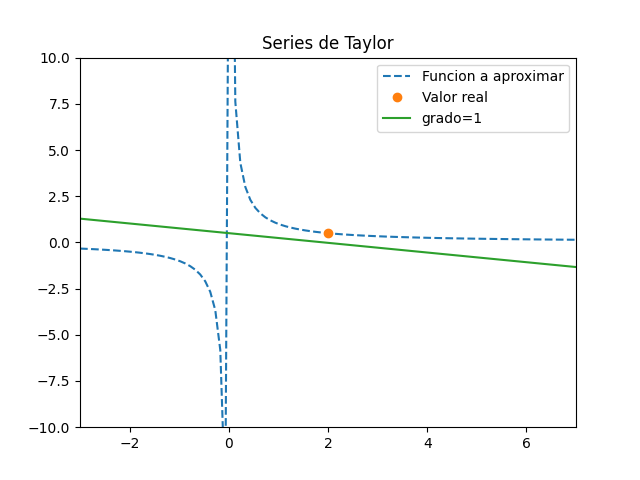

The Python source for this figure:
import matplotlib.pyplot as plt
import numpy as np
import sympy as sym
from scipy.interpolate import approximate_taylor_polynomial

# g = funcion a aproximar
# approxValue = valor a aproximar
# gradoTaylor = grado del polinomio de Taylor

def taylor(g, approxValue, gradoTaylor):
    # value of x to approximate the function at
    max = approxValue+5
    min = approxValue-5

    # Creando un vector de 100 puntos espaciados uniformemente entre -10 y 10.
    x = sym.Symbol('x')
    xValues = np.linspace(min, max, num=100)

    # Valores de x para aproximación
    gx = sym.lambdify(x, g)
    evaluatedValues = gx(xValues)  # Array of values
    valorReal = gx(approxValue)

    # Dibujar funcion de aproximacion
    plt.figure(num='Taylor')
    plt.plot(xValues, evaluatedValues, "--", label="Funcion a aproximar")
    plt.plot(approxValue, gx(approxValue), 'o', label="Valor real")

    minDegree = 1
    maxDegree = gradoTaylor
    stepDegree = 1

    if (gradoTaylor > 6):
        stepDegree = 2

    if (gradoTaylor > 30):
        stepDegree = 3

    if (gradoTaylor > 50):
        stepDegree = 4

    if (gradoTaylor > 60):
        maxDegree = 60

    print("")
    print('--------------------------------------')
    print('-------------- TAYLOR ----------------')
    print('--------------------------------------')
    print("")

    print("")
    print("----------------------------------")

    for degree in np.arange(minDegree, maxDegree, step=stepDegree):
        # function, point, degree, scale (width of interval), order (order of the polynomial)
        func_taylor = approximate_taylor_polynomial(gx, approxValue, degree, 1,
                                                    order=degree + 2)

        print("GRADO: ", degree)
        print("")
        print("f(x)=")
        print(func_taylor)
        print("")
        print(f'Valor x: {approxValue}')
        if (isinstance(valorReal, float)):
            print(f'Valor f(x) real: {valorReal:.5}')
            print(f'Valor f(x) aprox: {func_taylor(approxValue):.5}')
        else:
            print(f'Valor f(x) real: {valorReal:}')
            print(f'Valor f(x) aprox: {func_taylor(approxValue):}')
        print("")
        print(f'Error: {(abs(valorReal - func_taylor(approxValue))*100):.5}%')
        print("----------------------------------")

        # Dibujar aproximacion de grado n
        plt.plot(xValues, func_taylor(xValues), label=f"grado={degree}")

    # Dibujando detalles
    plt.legend()
    plt.axis([min, max, -10, 10])
    plt.title('Series de Taylor')
    plt.savefig("taylor.png")